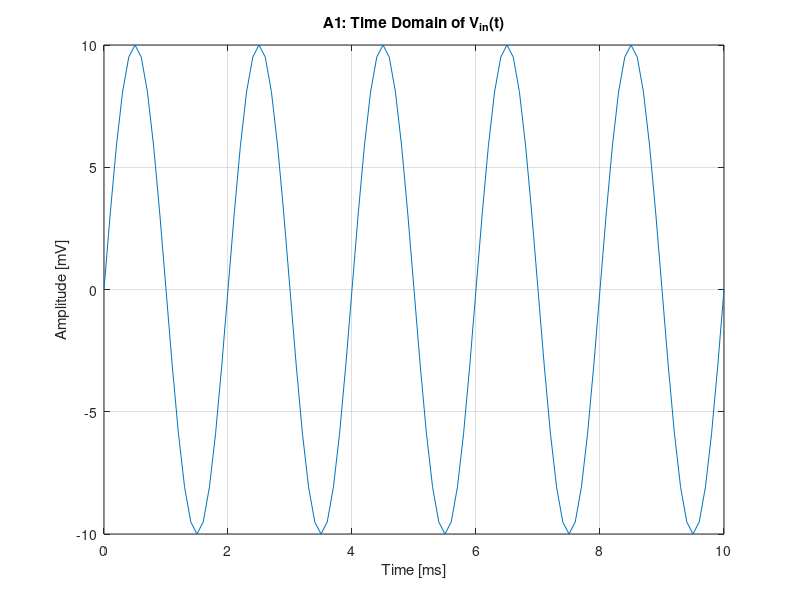
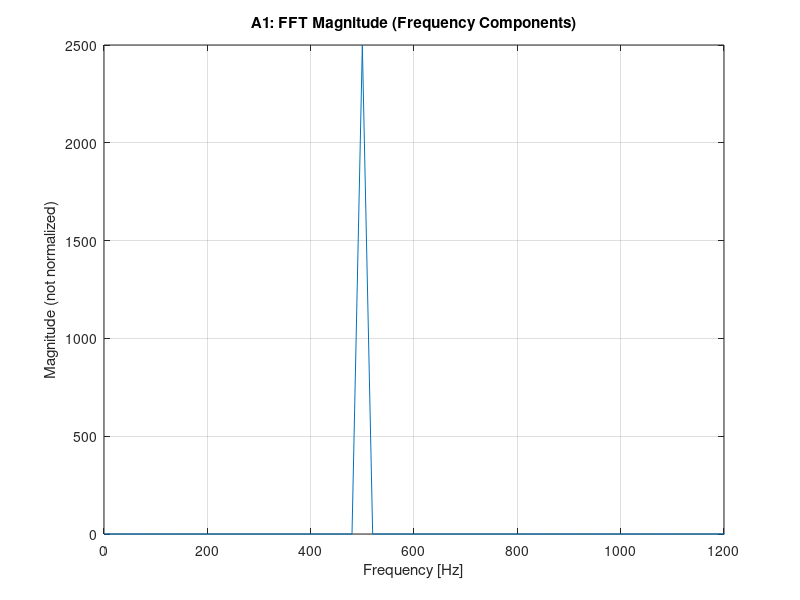

The MATLAB script that drew these images, in order:
% A1: Time domain and frequency components (FFT)

% Student: <Name>

% Student ID: <ID>

 

clear; close all; clc;

 

%% 1) Create time vector

Fs = 10000;              % sampling frequency (samples per second)

T  = 0.05;               % duration in seconds (0.05 s = 50 ms)

t  = 0:1/Fs:T-1/Fs;      % time vector

 

%% 2) Create the signal Vin(t) in mV

Vin = 10*sin(2*pi*500*t) ...

    + 5*sin(2*pi*600*t) ...

    + 3*sin(2*pi*700*t) ...

    + 5*sin(2*pi*800*t);

 

%% 3) Plot time domain (first 10 ms)

t_ms = t * 1000;         % convert seconds to milliseconds

index = (t_ms <= 10);    % show only 0..10 ms

 

figure;

plot(t_ms(index), Vin(index));

grid on;

xlabel('Time [ms]');

ylabel('Amplitude [mV]');

title('A1: Time Domain of V_{in}(t)');

 

% save figure

exportgraphics(gcf, 'A1_time.png', 'Resolution', 200);

 

%% 4) FFT (frequency analysis)

N = length(Vin);         % number of samples

X = fft(Vin);            % FFT result (complex values)

 

% frequency axis

f = (0:N-1) * (Fs/N);

 

% we plot only 0..Fs/2 (single-sided)

halfN = floor(N/2);

f_half = f(1:halfN);

X_half = X(1:halfN);

 

% magnitude (how strong each frequency is)

mag = abs(X_half);

 

figure;

plot(f_half, mag);

grid on;

xlabel('Frequency [Hz]');

ylabel('Magnitude (not normalized)');

title('A1: FFT Magnitude (Frequency Components)');

xlim([0 1200]);

 

exportgraphics(gcf, 'A1_spectrum.png', 'Resolution', 200);
